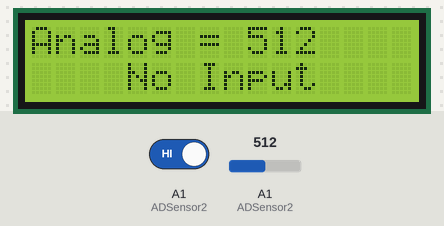
Bench run of a sketch on a simulated Arduino Uno, built with avr-gcc and run on an emulated ATmega328P. Shown: 16×2 character LCD. Inputs (shaded band) come from the test bench; at power-on: A1 (ADSensor2) HIGH, A1 (ADSensor2) = 512.

Above: at 4.2 s.
4.3 s: A1 (ADSensor2) driven LOW
At 5.5 s:
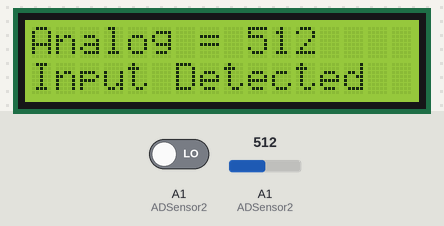
6.1 s: A1 (ADSensor2) set to 716
At 7.3 s:
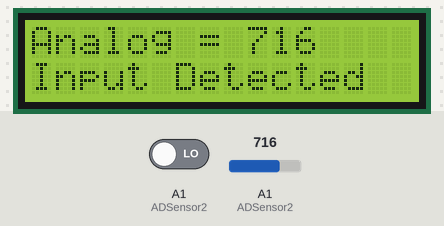
7.7 s: A1 (ADSensor2) set to 900
At 9.0 s:
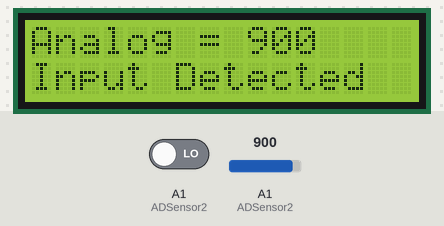
9.3 s: A1 (ADSensor2) driven HIGH
At 10.6 s:
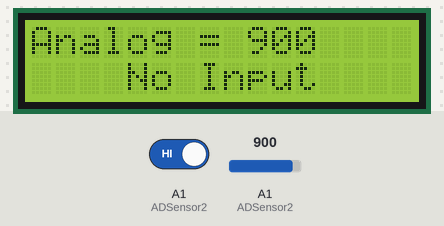
10.9 s: A1 (ADSensor2) set to 1023
At 12.4 s:
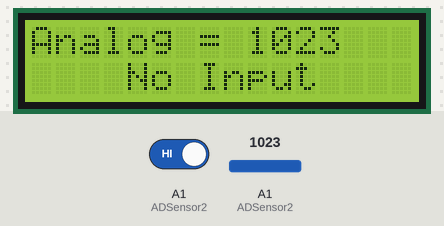
Timing chart, 0 to 13.5 s (numbered marks = the images above; inputs shaded):
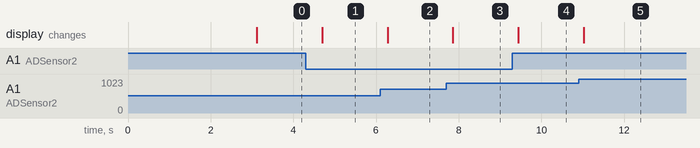

The sketch:

ANALOG_DIGITAL_SENSOR2_TESTING.ino
```cpp
#include <Wire.h>
#include <LiquidCrystal_I2C.h>

LiquidCrystal_I2C lcd(0x27, 16, 2);

const int ADSensor2 = A1;                           // Pin number A1 of arduino connected to A/D Sensor 2

int ADSensor2_A_State = 0;
int ADSensor2_D_State = 0;


void setup()
{
  pinMode(ADSensor2, INPUT);
  lcd.begin();
  lcd.clear();
  lcd.print("  A/D Sensor2");
  lcd.setCursor(0, 1);
  lcd.print("    Testing");
  delay(3000);
}


void loop()
{
  ADSensor2_A_State = analogRead(ADSensor2);         //Read analog value from sensor
  ADSensor2_D_State = digitalRead(ADSensor2);        //Read digital value from sensor

  if (ADSensor2_D_State == LOW)
  {
    lcd.clear();
    lcd.print("Analog = ");
    lcd.print(ADSensor2_A_State);
    lcd.setCursor(0, 1);
    lcd.print("Input Detected");
    delay(500);
  }

  if (ADSensor2_D_State == HIGH)
  {
    lcd.clear();
    lcd.print("Analog = ");
    lcd.print(ADSensor2_A_State);
    lcd.setCursor(0, 1);
    lcd.print("    No Input");
    delay(500);
  }
}
```

Measured:
- after the input at 4.3 s, the display: changes after 0.40 s (image 1)
- after the input at 6.1 s, the display: changes after 0.18 s (image 2)
- after the input at 7.7 s, the display: changes after 0.16 s (image 3)
- after the input at 9.3 s, the display: changes after 0.14 s (image 4)
- after the input at 10.9 s, the display: changes after 0.12 s (image 5)
